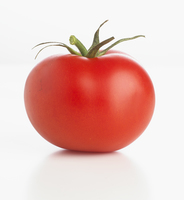
#> input picture src/turtlesim_cleaner/images/tomato.jpg, 184 x 200 px
$ python image_thresholding.py
#> lines starting #> are read from the running program, lines starting #| are printed output that depends on the picture; after the words box and inside, x2 and y2 are one past the last pixel; in counts of white or black regions, pixels touching at a corner belong together
#!/usr/bin/env python

import numpy as np
import cv2


def read_image(image_name, as_gray):
#> called with image_name = '../images/tomato.jpg', as_gray = True
    if as_gray:
        image = cv2.imread(image_name,cv2.IMREAD_GRAYSCALE)
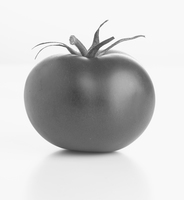
#> image: shape (200, 184); min 61, max 255, mean 203
    else:
        image = cv2.imread(image_name,cv2.IMREAD_COLOR)
    cv2.imshow("Image",image)
    return image


def basic_thresholding(gray_image, threshol_value):
#> called with threshol_value = 200
    ret, thresh_basic = cv2.threshold(gray_image,
                                    threshol_value,
                                    255,
                                    cv2.THRESH_BINARY) #cv2.THRESH_BINARY_INV
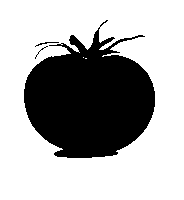
#> thresh_basic: shape (200, 184); 68% white; 3 black regions (1 under 20 px), largest, box (x1, y1, x2, y2) and area: (24, 20, 155, 158) 11742, (35, 42, 59, 47) 29
#> ret = 200
    cv2.imshow("Basic Binary Image",thresh_basic)

def adaptive_thresholding(gray_image, threshol_value):
    adaptive_threshold_image = cv2.adaptiveThreshold(gray_image,
                                        255,
                                        cv2.ADAPTIVE_THRESH_MEAN_C,
                                        cv2.THRESH_BINARY_INV,
                                        threshol_value,
                                        2)
    cv2.imshow("Adaptive Threshold Image",adaptive_threshold_image)


def main():
    #image_name = "../images/shapes.png"
    image_name = "../images/tomato.jpg"
    as_gray = True
    threshol_value=200
    gray_image = read_image(image_name,as_gray)
    basic_thresholding(gray_image, threshol_value)
    #adaptive_thresholding(gray_image, threshol_value)
    cv2.waitKey(0)
    cv2.destroyAllWindows()

if __name__ == '__main__':
    main()

$ run again, with src/turtlesim_cleaner/images/shapes.png saved as src/turtlesim_cleaner/images/tomato.jpg
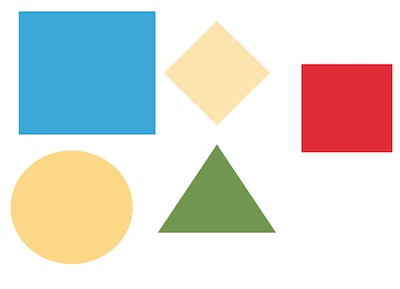
#> input picture src/turtlesim_cleaner/images/shapes.png, 400 x 289 px
#> in read_image, `image = cv2.imread(image_name,cv2.IMREAD_GRAYSCALE)`:
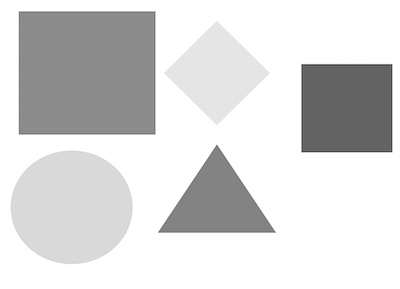
#> image: shape (289, 400); min 62, max 255, mean 216.8
#> in basic_thresholding, `ret, thresh_basic = cv2.threshold(gray_image, threshol_value, 255, cv2..`:
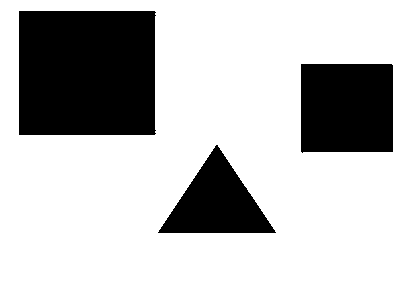
#> thresh_basic: shape (289, 400); 73.9% white; 3 black regions, box (x1, y1, x2, y2) and area: (19, 11, 156, 135) 16868, (301, 64, 393, 153) 8096, (158, 145, 276, 233) 5265
#> ret = 200

$ run again, with src/turtlesim_cleaner/images/chess.jpg copied over src/turtlesim_cleaner/images/tomato.jpg
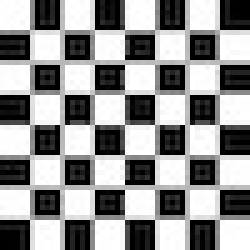
#> input picture src/turtlesim_cleaner/images/chess.jpg, 50 x 50 px (shown 5 times larger)
#> in read_image, image is the input picture: shape (50, 50); min 0, max 255, mean 145.1
#> in basic_thresholding, `ret, thresh_basic = cv2.threshold(gray_image, threshol_value, 255, cv2..`:
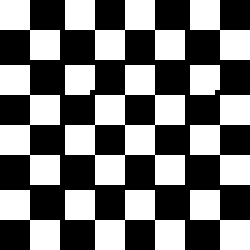
#> thresh_basic: shape (50, 50) (shown 5 times larger); 46% white; 11 white regions, largest, box (x1, y1, x2, y2) and area: (13, 13, 37, 37) 252, (13, 0, 37, 12) 144, (0, 13, 12, 37) 144
#> ret = 200
